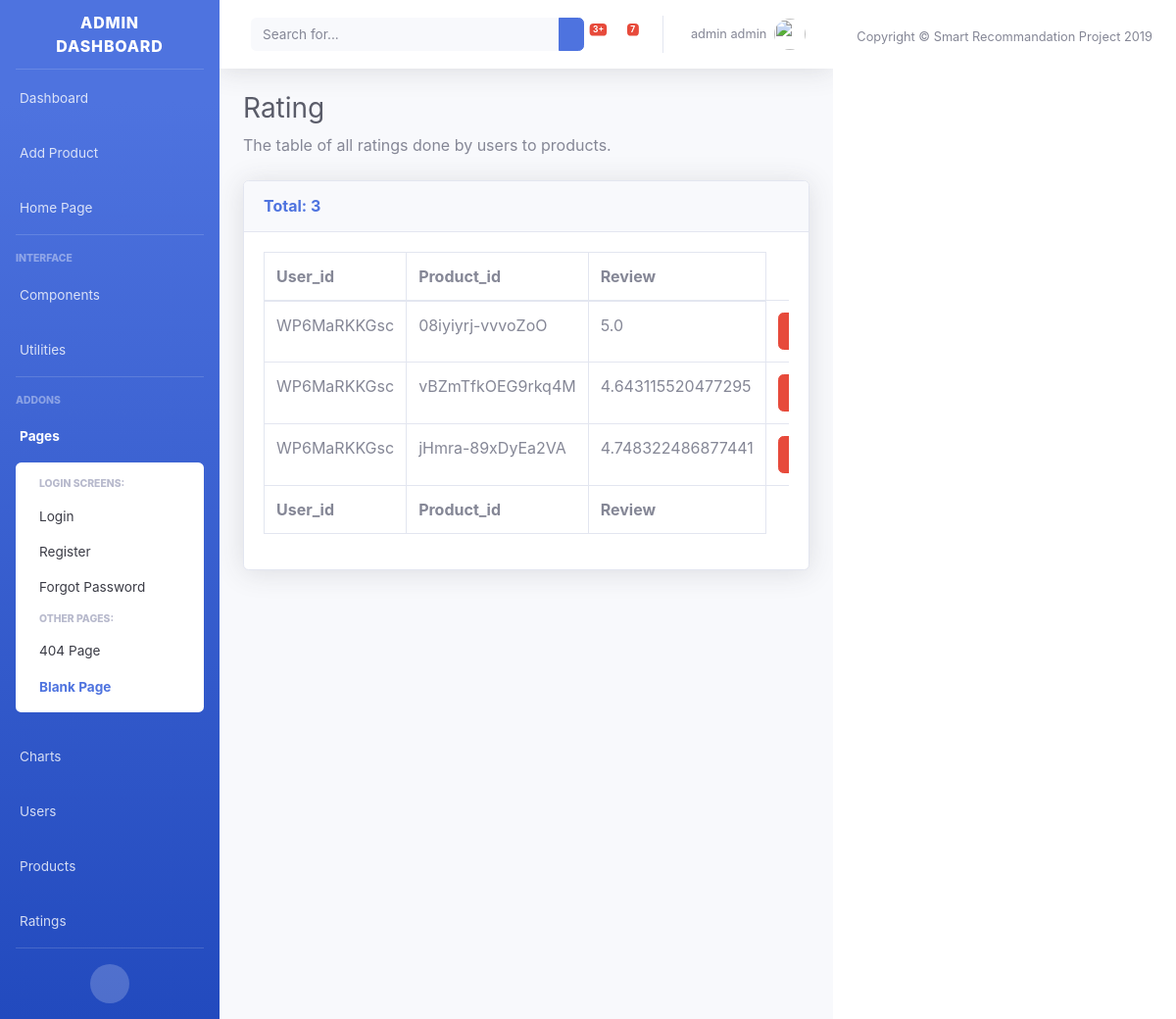
/user/admin/ratings (signed in), run on an earlier commit of the app's database.
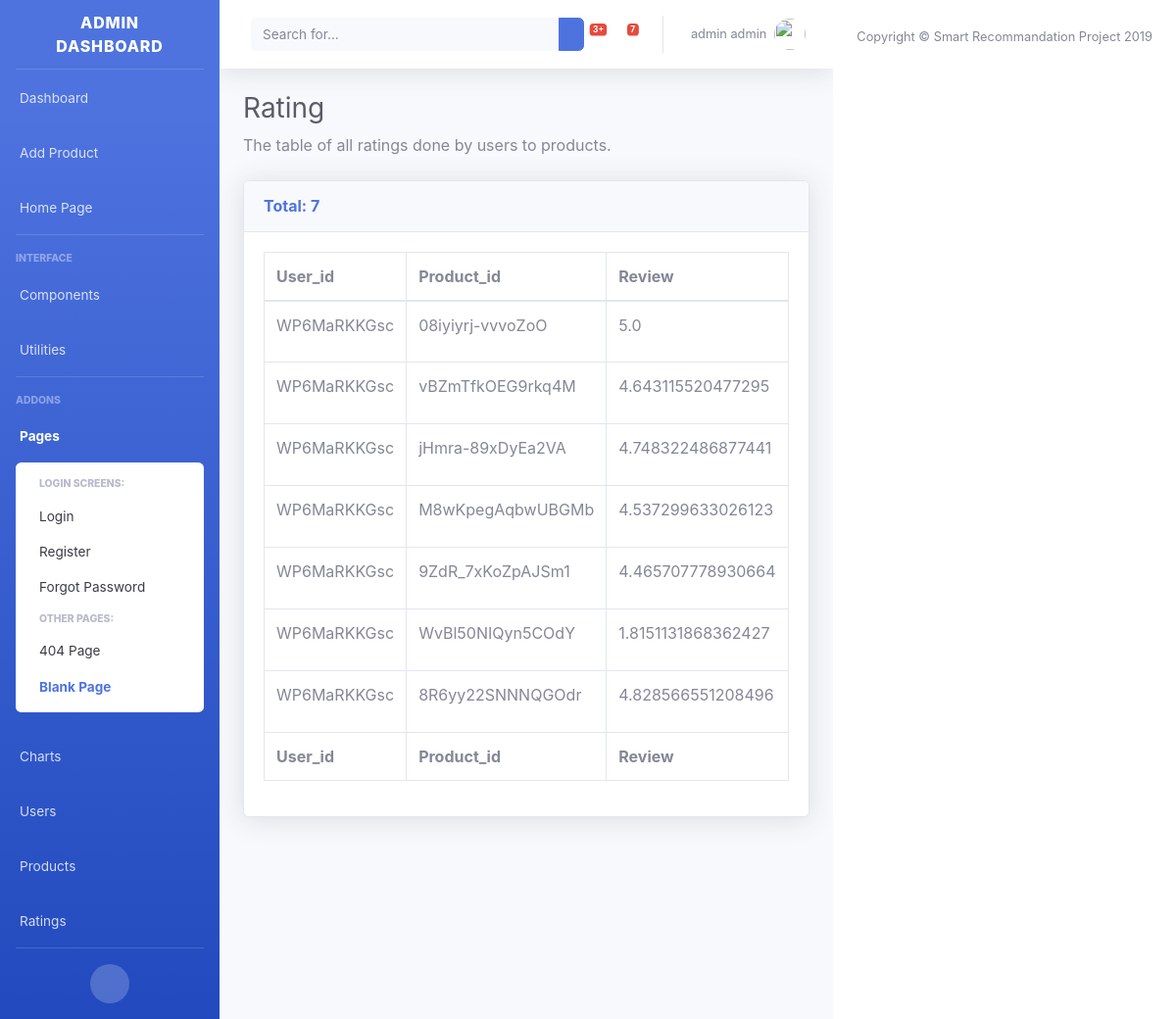
And on a later commit of the database.
### tables this page shows
CREATE TABLE RATING (USER_ID VARCHAR, PRODUCT_ID VARCHAR, REVIEW REAL);

### models/users/views.py (the view)
@user_blueprint.route("/admin/ratings")
@login_required
def ratings():
    name = "Rating"
    description = "The table of all ratings done by users to products"
    headers = get_rating_fields()
    items = get_all_ratings(formalize=False)
    return render_template("admin/tables.html",
                            name=name,
                            description=description,
                            headers=headers,
                            items=items,
                            len=len,
                            str=str,
                            os=os)

### common/database.py (called while the page is built, shortened)
    @classmethod
    def _get_user_by(cls, key, value):
        cursor = cls.DATABASE.execute(f"SELECT * FROM USER WHERE {key}=?", (value,))
        returned_data = cursor.fetchone()
        if returned_data is None:
            return None
        data = {}
        for i, field in enumerate(cls.USER_FIELDS):
            data[field.lower()] = returned_data[i]
        return data

    @classmethod
    def get_user_by_email(cls, email):
        return cls._get_user_by("EMAIL", email)

    @classmethod
    def get_all_ratings(cls, formalize=True):
        cursor = cls.DATABASE.execute("SELECT * FROM RATING")
        returned_data = cursor.fetchall()
        if not formalize:
            return returned_data

### models/ratings/rating.py (called while the page is built)
def get_all_ratings(formalize=True):
    ratings = Database.get_all_ratings(formalize=formalize)
    if not formalize:
        return ratings
    return [ Rating(**r) for r in ratings ]

def get_rating_fields():
    return [ field.capitalize() for field in Database.RATING_FIELDS ]

### models/users/user.py (called while the page is built)
def is_user_admin(email):
    user = User(email=email, password=None)
    return user.is_admin()

    def exists(self):
        return database.get_user_by_email(self.email)

### templates/admin/tables.html (shortened to what this page needs)
{% extends "admin/base.html" %}
{% block content %}
  <h1 class="h3 mb-2 text-gray-800">{{name}}</h1>
  <p class="mb-4">{{description}}.</p>
  <div class="card shadow mb-6">
    <div class="card-header py-3">
      <h6 class="m-0 font-weight-bold text-primary">Total: {{len(items)}}</h6>
    </div>
    <div class="card-body">
      <div class="table-responsive">
        <table class="table table-bordered" id="dataTable" width="100%" cellspacing="0">
          <thead>
            <tr>
              {% for attribute in headers %}
                <th>{{attribute}}</th>
              {% endfor %}
            </tr>
          </thead>
          <tfoot>
            <tr>
              {% for attribute in headers %}
                <th>{{attribute}}</th>
              {% endfor %}
            </tr>
          </tfoot>
          <tbody>
            {% for item in items %}
            <tr>
              {% for att in item %}
                {% if str(att).endswith('.png') or str(att).endswith('.jpeg') %}
                  <td><img class="img-fluid" src="{{url_for('static', filename='img/products/{}'.format(os.path.basename(att)))}}"><img></td>
                {% else %}
                  <td>{{att}}</td>
                {% endif %}
              {% endfor %}
              {% if name == 'Rating' %}
                <td><a href="{{url_for('{}.delete'.format(name.lower()), id=item[0] + '*' + item[1])}}" class="btn btn-danger">Delete</a></td>
              {% else %}
                <td><a href="{{url_for('{}.delete'.format(name.lower()), id=item[0])}}" class="btn btn-danger">Delete</a></td>
              {% endif %}
            </tr>
            {% endfor %}
          </tbody>
        </table>
      </div>
    </div>
  </div>
</div>
{% endblock content %}

What changed in the data, as far as the page shows it:
added RATING: USER_ID "WP6MaRKKGsc", PRODUCT_ID "M8wKpegAqbwUBGMb", REVIEW "4.537299633026123"
added RATING: USER_ID "WP6MaRKKGsc", PRODUCT_ID "9ZdR_7xKoZpAJSm1", REVIEW "4.465707778930664"
added RATING: USER_ID "WP6MaRKKGsc", PRODUCT_ID "WvBl50NIQyn5COdY", REVIEW "1.8151131868362427"
added RATING: USER_ID "WP6MaRKKGsc", PRODUCT_ID "8R6yy22SNNNQGOdr", REVIEW "4.828566551208496"
Also different on the page:
{{ len(items) }}: "3" → "7"
